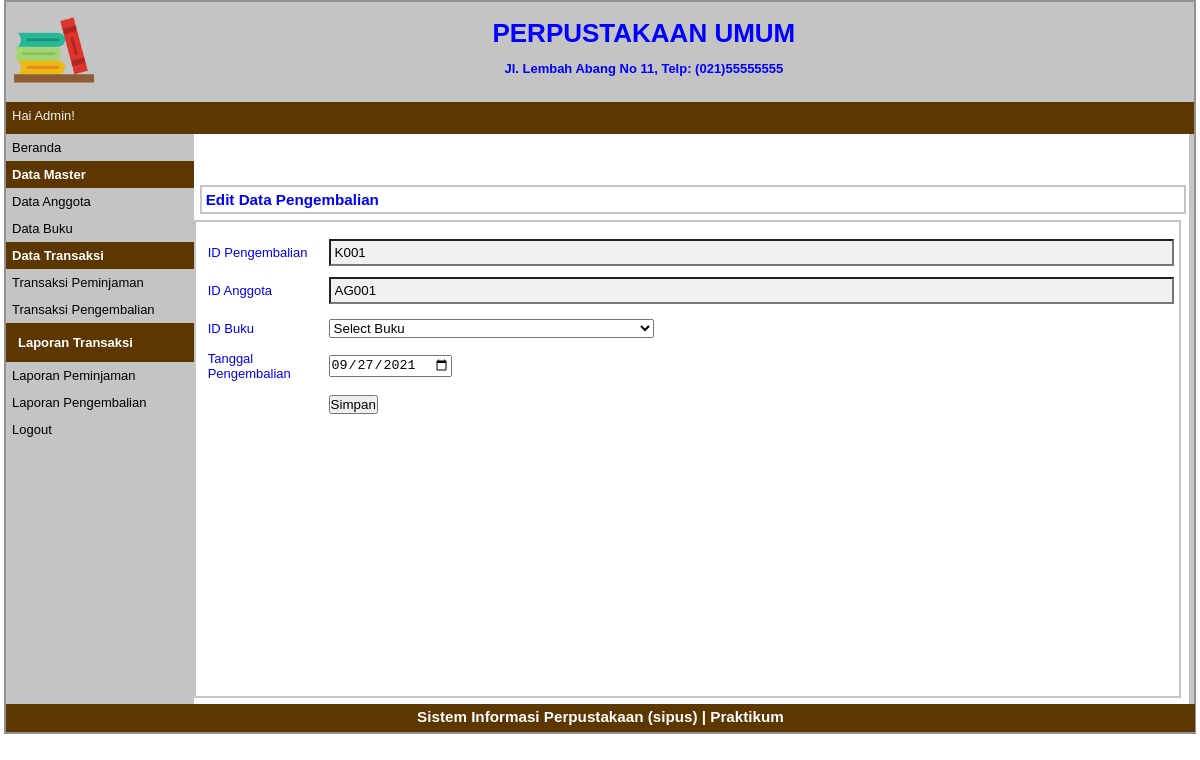
Screenshot of /index.php?p=transaksi-pengembalian-edit&id=K001 (signed in) with the database file from the repository.
### tables this page shows
CREATE TABLE `tbkembali` (
  `idpengembalian` varchar(5) NOT NULL,
  `idanggota` varchar(5) NOT NULL,
  `idbuku` varchar(5) NOT NULL,
  `tglkembali` date NOT NULL
);

### pages/transaksi-pengembalian-edit.php (the view, shortened to what this page needs)
<?php
    $idpengembalian = $_GET['id'];
    $q_tampil_kembali = mysqli_query($db,"SELECT * FROM tbkembali WHERE idpengembalian = '$idpengembalian'");
    $r_tampil_kembali = mysqli_fetch_array($q_tampil_kembali);
?>
<div id="label-page"><h3>Edit Data Pengembalian</h3></div>
<div id="content">
    <form action="proses/transaksi-kembali-edit-proses.php" method="post" enctype="multipart/form-data">
        <table id="tabel-input">
            <tr>
                <td class="label-formulir">ID Pengembalian</td>
                <td class="isian-formulir"><input type="text" name="idpengembalian" value="<?php echo $r_tampil_kembali['idpengembalian']; ?>" readonly="readonly"
                class="isian-formulir isian-formnlir-border warna-formulir-disabled"></td>
            </tr>
            <tr>
                <td class="label-formulir">ID Anggota</td>
                <td class="isian-formulir"><input type="text" name="idanggota" value="<?php echo $r_tampil_kembali['idanggota']; ?>" readonly="readonly"
                class="isian-formulir isian-formnlir-border warna-formulir-disabled"> </td>
            </tr>
            <tr>
                <td class="label-formulir">ID Buku</td>
                <td class="isian-formulir"><select class="form-control" required name="idbuku" id="idbuku">
				                    <option value="">Select Buku</option>
									</select>
                                    </td>
            </tr>
            <tr>
                <td class="label-formulir">Tanggal Pengembalian</td>
                <td class="isian-formulir"><input type="date" name="tglkembali" value="<?php echo $r_tampil_kembali['tglkembali']; ?>"  ></td>
            </tr>
            <tr>
                <td class="label-formulir"></td>
                <td class="isian-formulir"><input type="submit" name="simpan" value="Simpan" id="tombol-simpan"></td>
            </tr>
        </table>
    </form>
</div>

### style.css (style rules this page uses)
* { margin:0px; padding:0px }
body { font-family:sans-serif; font-size:13px; color:blue; }
#label-page { margin-top:6px; margin-bottom:6px; margin-left:6px; border:2px solid #C4C4C4; padding:4px; width:97.9%; }
#content { float:left; width: 96.8%; min-height:454px; border: 2px solid #C4C4C4; padding:10px; margin-bottom:6px; }
#tabel-input { width:100%; }
.label-formulir { width:12%; height:36px; margin:20px; }
.isian-formulir { width:80%; padding:4px; width:99.8%; }
.warna-formulir-disabled { background-color:#F1F1F1; }

### rows the page displays
tbkembali: idpengembalian "K001", idanggota "AG001", tglkembali "09/27/2021"

### other values shown
$_SESSION['sesi'] "Admin"
